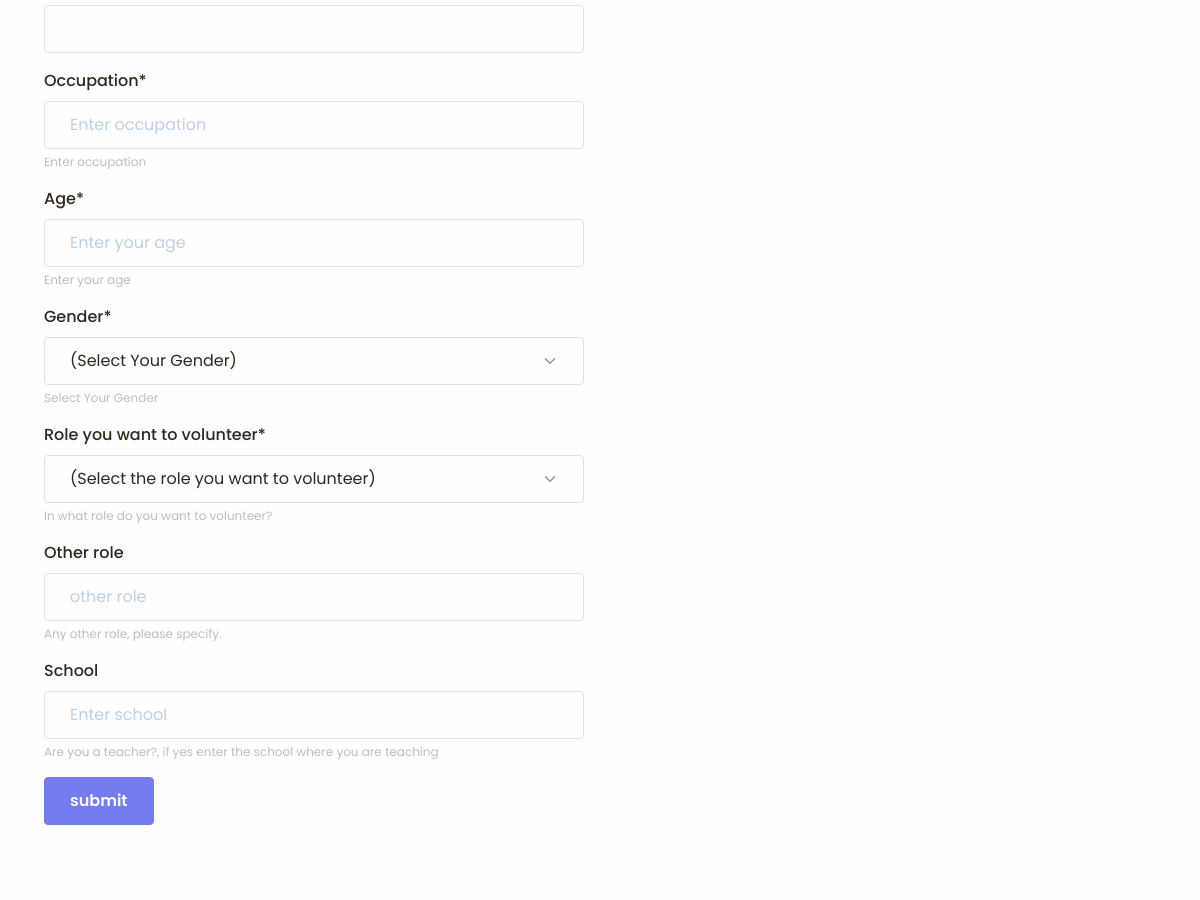
Page /volunteer (middle part) on the earlier database version.
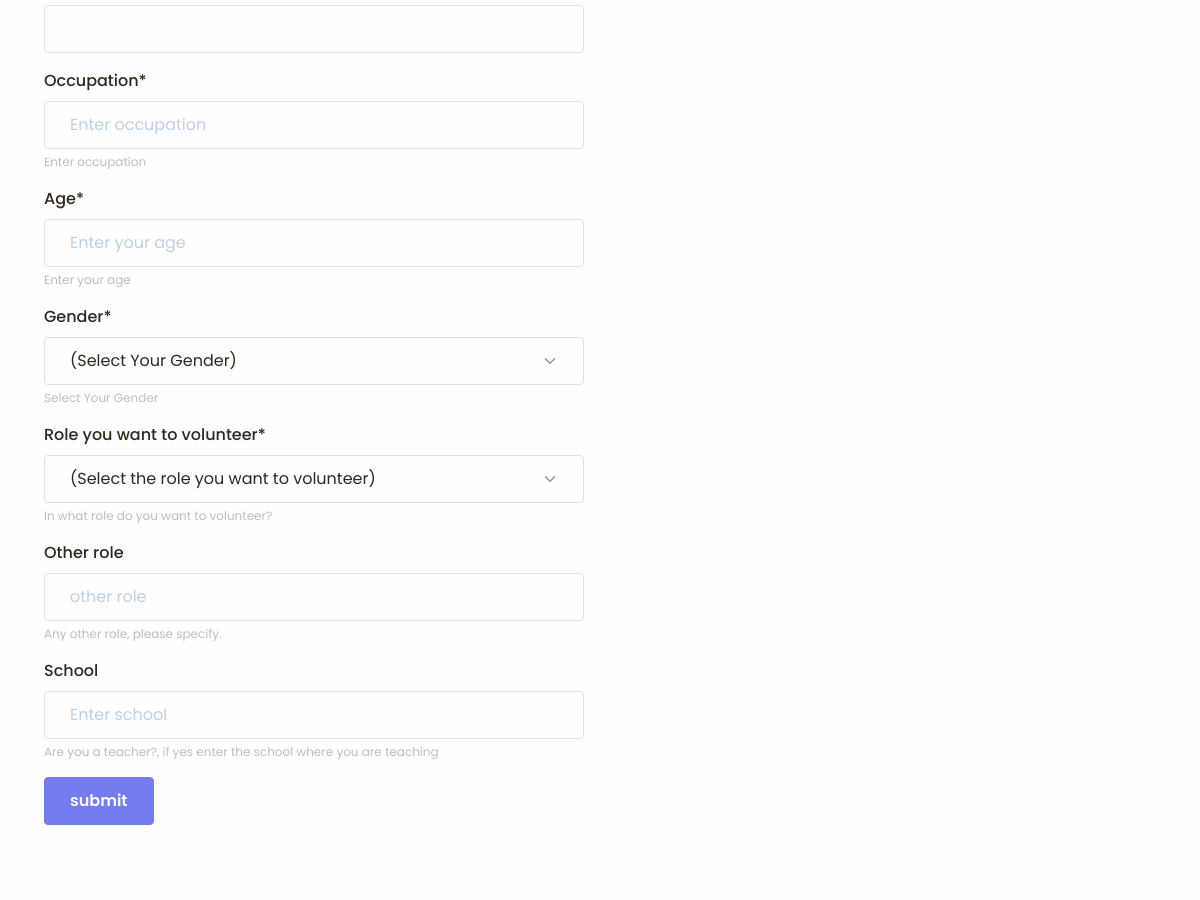
Same page on the later database version.
### SWAG_basic/models.py (models this page shows, shortened)
class Volunteer(models.Model):
    volunteer_id = models.UUIDField(default=uuid.uuid4, primary_key=True, unique=True, editable=False)
    name = models.CharField(
        max_length=100, db_index=True, blank=True, null=True)
    email = models.CharField(max_length=100, db_index=True,
                             unique=True, verbose_name='email address', blank=True)
    phone_number = PhoneNumberField(db_index=True, unique=True, blank=True)
    gender = models.ForeignKey(Gender, on_delete=models.CASCADE, blank=True, null=True)
    occupation = models.CharField(
        max_length=100, db_index=True, blank=True, null=True)
    age = models.CharField(
        max_length=2, db_index=True, blank=True, null=True)
    role_you_want_to_volunteer = models.ForeignKey(Role, on_delete=models.CASCADE, blank=True, null=True)
    other_role = models.CharField(
        max_length=100, db_index=True, blank=True, null=True)
    school = models.CharField(
        max_length=100, db_index=True, blank=True, null=True)
    date_created = models.DateTimeField(verbose_name='date_created', auto_now=True, null=True)
    class Meta:
        db_table = 'Volunteer'
        verbose_name_plural = "Volunteers"

class Gender(models.Model):
    gender = models.CharField(max_length=500)
    def __str__(self):
        return f'{self.gender}'
    class Meta:
        db_table = 'Gender'
        verbose_name_plural = "Gender"

### SWAG_basic/views.py (the view, shortened to what this page needs)
# urls.py: path('volunteer', VolunteerPageView.as_view(), name='volunteer'),
class VolunteerPageView(SuccessMessageMixin, CreateView):
    template_name = "frontend/volunteer.html"
    model = Volunteer
    form_class = VolunteerForm
    success_message = "Application submitted you will be contacted shortly!"

### SWAG_basic/models.py (called while the page is built)
    def __str__(self):
        return f'{self.role}'

### Templates/frontend/volunteer.html (shortened to what this page needs)
{% extends 'base.html' %}
{% load static %}
{% load crispy_forms_tags %}
{% block head %}{% include 'partials/head.html' %}{% endblock head %}
  {% block body %}
    <main class="main" id="top">
      <section class="pt-5" id="sponsorship">
        <div class="container">
          <div class="row">
            <div class="col-lg-6">
              <form method="post" class="form">
                <div class="form-body">
                  {{ form|crispy }}
                </div>
                <button type="submit" class="btn btn-block btn-primary">submit</button>
              </form>
            </div>
            <div class="col-lg-6"><img class="img-fluid" src="{% static 'frontend/assets/img/manager.png' %}" alt="" /></div>
          </div>
        </div>
      </section>
    </main>
  {% endblock body %}

### Templates/base.html (shortened to what this page needs)
<!DOCTYPE html>
<html lang="en">
	<head>
    	{% block head %} {% endblock %}
	</head>
	{% block body %}{% endblock %}
</html>

### Templates/partials/head.html (shortened to what this page needs)
{% load static %}
<head>
    <link href="{% static 'frontend/assets/css/theme.css' %}" rel="stylesheet" />
</head>

### Templates/partials/nav2.html (shortened to what this page needs)
{% load static %}

### Templates/partials/contact.html (shortened to what this page needs)
{% load static %}

### Templates/partials/footer.html (shortened to what this page needs)
{% load static %}

### Templates/partials/script.html (shortened to what this page needs)
{% load static %}

Differences in the rows shown:
added Gender: gender "(Select Your Gender)"
